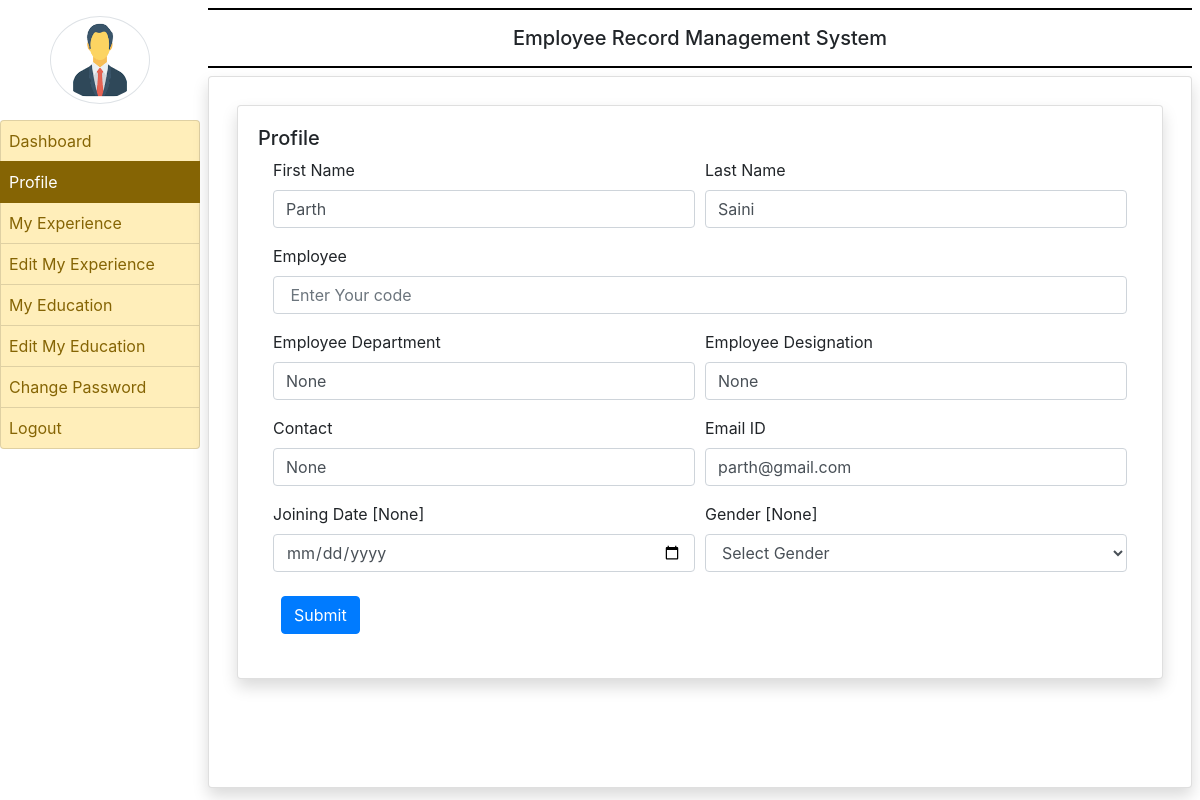
Screenshot of /profile (signed in) with the database file from the repository.
### employee/models.py (models this page shows, shortened)
class EmployeeDetail(models.Model):
    user = models.ForeignKey(User,on_delete=models.CASCADE)
    empcode = models.CharField(max_length=50)
    empdept = models.CharField(max_length=50,null=True)
    designation = models.CharField(max_length=100,null=True)
    contact = models.CharField(max_length=15,null=True)
    gender = models.CharField(max_length=50,null=True)
    joiningdate = models.DateField(null=True)

### employee/views.py (the view, shortened to what this page needs)
# urls.py: path('profile',profile, name='profile'),
def profile(request):
    if not request.user.is_authenticated:
        return redirect('emp_login')
    error = ""
    user = request.user
    employee = EmployeeDetail.objects.get(user=user)
    return render(request,'profile.html',locals())

### employee/templates/profile.html (shortened to what this page needs)
{% extends 'emp_base.html' %}
{% block main %}
<div class="card shadow m-2">
    <div class="card-body">
        <h5>Profile</h5>
    <div class="container-fluid">
        <form method="post">
            <div class="form-row">
                <div class="col-sm-6">
                    <div class="form-group">
                        <label>First Name</label>
                        <input type="text" name="firstname"  class="form-control" placeholder=" Enter First Name" pattern="[A-Za-z]+" value="{{employee.user.first_name}}">
                    </div>
                </div>
                <div class="col-sm-6">
                    <div class="form-group">
                        <label>Last Name</label>
                        <input type="text" name="lastname"  class="form-control" placeholder=" Enter Last Name" pattern="[A-Za-z]+" value="{{employee.user.last_name}}">
                    </div>
                </div>
                <div class="col-sm-12">
                    <div class="form-group">
                        <label>Employee <Code></Code></label>
                        <input type="text" name="empcode"  class="form-control" placeholder=" Enter Your code" pattern="[0-9]+" value="{{employee.user.empcode}}">
                    </div>
                </div>
                <div class="col-sm-6">
                    <div class="form-group">
                        <label>Employee Department</label>
                        <input type="text" name="department"  class="form-control" placeholder=" Department" value="{{employee.empdept}}">
                    </div>
                </div>
                <div class="col-sm-6">
                    <div class="form-group">
                        <label>Employee Designation</label>
                        <input type="text" name="designation"  class="form-control" placeholder=" Designation " value="{{employee.designation}}">
                    </div>
                </div>
                <div class="col-sm-6">
                    <div class="form-group">
                        <label>Contact</label>
                        <input type="text" name="contact"  class="form-control" placeholder=" Contact Number" value="{{employee.contact}}">
                    </div>
                </div>
                <div class="col-sm-6">
                    <div class="form-group">
                        <label>Email ID</label>
                        <input type="text" name="email"  class="form-control" placeholder="Email ID" value="{{employee.user.username}}">
                    </div>
                </div>
                <div class="col-sm-6">
                    <div class="form-group">
                        <label>Joining Date [{{employee.joiningdate}}]<Code></Code></label>
                        <input type="date" name="jdate"  class="form-control">
                    </div>
                </div>
                <div class="col-sm-6">
                    <div class="form-group">
                        <label>Gender [{{employee.gender}}]<Code></Code></label>
                        <select name="gender" class="form-control">
                           <option value="None">Select Gender</option>
                        </select>
                    </div>
                </div>
            </div>
            <input type="submit" value="Submit" class="m-2 btn btn-primary">
        </form>
    </div>
</div>
</div>
 {% endblock %}

### rows the page displays
EmployeeDetail: firstname "Parth", lastname "Saini", department "None", designation "None", contact "None", email "parth@gmail.com", joiningdate "None", gender "None"
